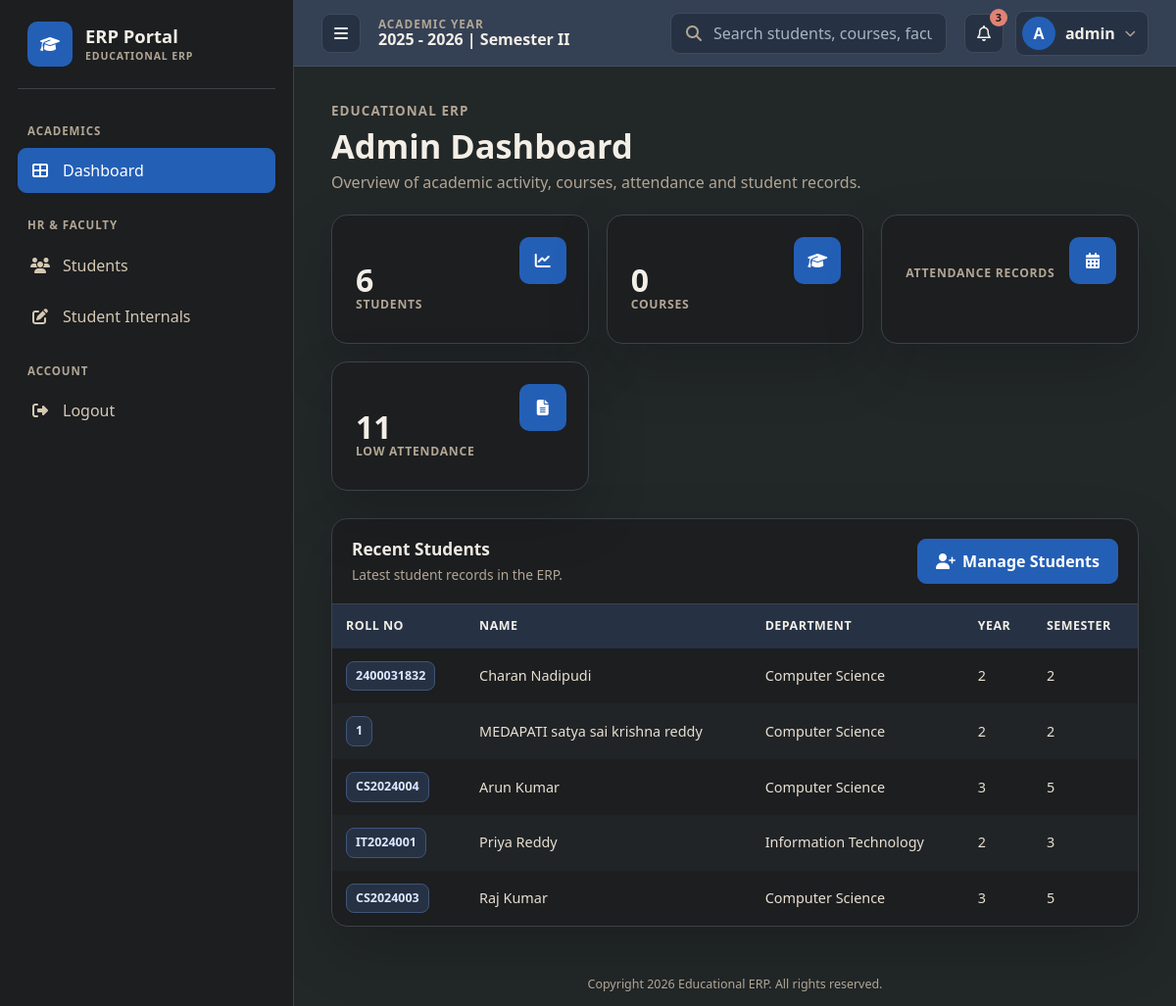
The app's page /home/ (signed in) with its own data.
### users/models.py (models this page shows, shortened)
class CustomUser(AbstractUser):
    ROLE_CHOICES = (
        ('admin', 'Admin'),
        ('administrator', 'Administrator'),
        ('teacher', 'Faculty'),
        ('student', 'Student'),
    )
    role = models.CharField(max_length=20, choices=ROLE_CHOICES)
    phone = models.CharField(max_length=15, blank=True, null=True)

### students/models.py (models this page shows, shortened)
class Student(models.Model):
    user = models.OneToOneField(settings.AUTH_USER_MODEL, on_delete=models.CASCADE)
    roll_number = models.CharField(max_length=20, unique=True)
    registration_number = models.CharField(max_length=50, unique=True)
    date_of_birth = models.DateField()
    phone = models.CharField(max_length=15)
    address = models.TextField()
    department = models.CharField(max_length=100)
    year = models.IntegerField()
    semester = models.IntegerField()
    photo = models.ImageField(upload_to='student_photos/', blank=True, null=True)

### students/views.py (the view)
# urls.py: path('home/', views.home, name='home'),
@login_required
def home(request):
    try:
        student = Student.objects.get(user=request.user)
        courses = Course.objects.filter(department=student.department, semester=student.semester)
        courses_count = courses.count() or Course.objects.count()
        context = {
            'attendance_count': student.attendances.count(),
            'grades_count': student.grades.count(),
            'courses_count': courses_count,
            'is_student': True, 'student': student,
        }
        return render(request, 'home.html', context)
    except Student.DoesNotExist:
        total_students = Student.objects.count()
        total_grades = Grade.objects.count()
        total_attendance = Attendance.objects.count()
        from django.db.models import Avg
        low_att = Attendance.objects.filter(total_conducted__gt=0)
        low_att_count = sum(
            1 for a in low_att
            if a.total_attended / a.total_conducted * 100 < 75
        )
        context = {
            'is_admin': True,
            'total_students': total_students,
            'total_grades': total_grades,
            'total_courses': Course.objects.count(),
            'low_attendance_count': low_att_count,
            'recent_students': Student.objects.select_related('user').order_by('-id')[:5],
        }
        return render(request, 'admin_home.html', context)

### students/context_processors.py (called while the page is built)
def sidebar_students(request):
    if request.user.is_authenticated and (request.user.is_staff or request.user.is_superuser):
        students = Student.objects.select_related('user').order_by('roll_number')
        return {'sidebar_students': students}
    return {'sidebar_students': []}

### templates/admin_home.html (shortened to what this page needs)
{% extends 'base.html' %}
{% block content %}
<div class="page-header">Admin Dashboard</div>
<div class="stat-cards">
  <div class="stat-card"><div class="val">{{ total_students }}</div><div class="lbl">Students</div></div>
  <div class="stat-card"><div class="val">{{ total_courses }}</div><div class="lbl">Courses</div></div>
  <div class="stat-card"><div class="val">{{ total_attendance }}</div><div class="lbl">Attendance Records</div></div>
  <div class="stat-card"><div class="val">{{ low_attendance_count }}</div><div class="lbl">Low Attendance</div></div>
</div>
<div class="data-table-wrap">
  <div class="tbl-header">
    <div>
      <div class="tbl-title">Recent Students</div>
      <div class="total-badge">Latest student records in the ERP.</div>
    </div>
    <a class="action-link action-primary" href="{% url 'student_crud' %}">
      <i class="fas fa-user-plus"></i> Manage Students
    </a>
  </div>
  <div style="overflow-x:auto;">
    <table class="erp-table">
      <thead>
        <tr>
          <th>Roll No</th>
          <th>Name</th>
          <th>Department</th>
          <th>Year</th>
          <th>Semester</th>
        </tr>
      </thead>
      <tbody>
        {% for s in recent_students %}
        <tr>
          <td><span class="badge-code">{{ s.roll_number }}</span></td>
          <td>{{ s.user.get_full_name|default:s.user.username }}</td>
          <td>{{ s.department }}</td>
          <td>{{ s.year }}</td>
          <td>{{ s.semester }}</td>
        </tr>
        {% empty %}
        <tr><td colspan="5" style="text-align:center;color:var(--muted);padding:30px;">No students found.</td></tr>
        {% endfor %}
      </tbody>
    </table>
  </div>
</div>
{% endblock %}

### templates/base.html (shortened to what this page needs)
<!DOCTYPE html>
<html lang="en">
<head>
  <link href="https://cdn.jsdelivr.net/npm/bootstrap@5.3.0/dist/css/bootstrap.min.css" rel="stylesheet"/>
  <link href="https://cdnjs.cloudflare.com/ajax/libs/font-awesome/6.4.0/css/all.min.css" rel="stylesheet"/>
</head>
<body>
<nav class="top-navbar">
  <button class="hamburger" type="button" onclick="toggleSidebar()" aria-label="Toggle navigation"><i class="fas fa-bars"></i></button>
  <div class="top-meta">
    <span>Academic Year</span>
    2025 - 2026 | Semester II
  </div>
  <div class="search-wrap">
    <i class="fas fa-search"></i>
    <input type="text" placeholder="Search students, courses, faculty..."/>
  </div>
  <div class="nav-right">
    <button class="icon-btn" type="button" aria-label="Notifications"><i class="far fa-bell"></i></button>
    <div class="user-menu-wrap">
      <button class="user-chip" type="button" onclick="toggleUserMenu(event)" aria-haspopup="true" aria-expanded="false" id="userMenuButton">
        <div class="avatar">{{ user.username|slice:":1"|upper }}</div>
        <span>{{ user.get_full_name|default:user.username|slice:":14" }}</span>
        <i class="fas fa-chevron-down" style="font-size:.7rem;color:var(--muted);"></i>
      </button>
    </div>
  </div>
</nav>
<aside class="sidebar" id="sidebar">
  <a href="{% url 'home' %}" class="brand">
    <span class="logo-text">ERP Portal</span>
  </a>
  <div class="section-sep">Academics</div>
  <a href="{% url 'home' %}" class="nav-link-item {% if request.resolver_match.url_name == 'home' %}active{% endif %}">
    <i class="fas fa-table-cells-large"></i> Dashboard
  </a>
  {% if user.is_staff or user.is_superuser or user.role == 'teacher' or user.role == 'admin' or user.role == 'administrator' %}
  <div class="section-sep">HR & Faculty</div>
  <a href="{% url 'student_list' %}" class="nav-link-item {% if request.resolver_match.url_name == 'student_list' %}active{% endif %}">
    <i class="fas fa-users"></i> Students
  </a>
  <a href="{% url 'update_internals' %}" class="nav-link-item {% if request.resolver_match.url_name == 'update_internals' %}active{% endif %}">
    <i class="fas fa-pen-to-square"></i> Student Internals
  </a>
  {% endif %}
  <div class="section-sep">Account</div>
  <a href="{% url 'logout' %}" class="nav-link-item">
    <i class="fas fa-right-from-bracket"></i> Logout
  </a>
</aside>
<div class="main-content">
  {% block content %}{% endblock %}
</div>
<footer>Copyright 2026 Educational ERP. All rights reserved.</footer>
</body>
</html>

### records on screen
CustomUser: username "A", get_full_name "admin"
Student: roll_number "2400031832", user.get_full_name "Charan Nadipudi", department "Computer Science", year "2", semester "2"
Student: roll_number "1", user.get_full_name "MEDAPATI satya sai krishna reddy", department "Computer Science", year "2", semester "2"
Student: roll_number "CS2024004", user.get_full_name "Arun Kumar", department "Computer Science", year "3", semester "5"
Student: roll_number "IT2024001", user.get_full_name "Priya Reddy", department "Information Technology", year "2", semester "3"
Student: roll_number "CS2024003", user.get_full_name "Raj Kumar", department "Computer Science", year "3", semester "5"

### other values on screen
{{ total_students }} "6"
{{ total_courses }} "0"
{{ low_attendance_count }} "11"
